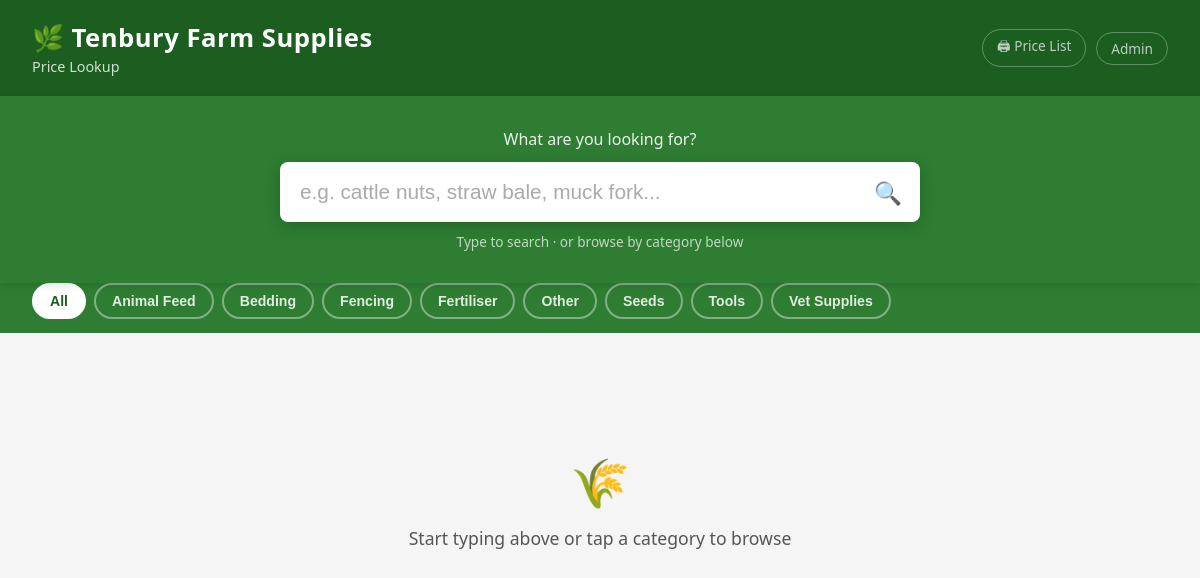
The page / on the database its author committed.
### tables this page shows
CREATE TABLE settings (
            key   TEXT PRIMARY KEY,
            value TEXT NOT NULL
        );

CREATE TABLE categories (
            id    INTEGER PRIMARY KEY AUTOINCREMENT,
            name  TEXT NOT NULL UNIQUE
        );

### app.py (the view)
@app.route("/")
def index():
    db = get_db()
    shop_name  = get_setting("shop_name", "Tenbury Farm Supplies")
    categories = [r["name"] for r in
                  db.execute("SELECT name FROM categories ORDER BY name").fetchall()]
    return render_template("lookup.html", shop_name=shop_name, categories=categories)

### app.py (called while the page is built)
def get_db():
    if "db" not in g:
        g.db = sqlite3.connect(DB_PATH)
        g.db.row_factory = sqlite3.Row
        g.db.execute("PRAGMA journal_mode=WAL")
    return g.db

def get_setting(key, default=""):
    db = get_db()
    row = db.execute("SELECT value FROM settings WHERE key=?", (key,)).fetchone()
    return row["value"] if row else default

### templates/lookup.html (shortened to what this page needs)
<!DOCTYPE html>
<html lang="en">
<head>
  <link rel="stylesheet" href="{{ url_for('static', filename='css/style.css') }}">
</head>
<body class="lookup-page">
  <header class="lookup-header">
    <div>
      <h1>🌿 {{ shop_name }}</h1>
      <div class="tagline">Price Lookup</div>
    </div>
    <div style="display:flex;gap:10px;align-items:center">
      <a href="{{ url_for('pricelist') }}" class="admin-link" target="_blank">🖨 Price List</a>
      <a href="{{ url_for('admin_products') }}" class="admin-link">Admin</a>
    </div>
  </header>
  <section class="search-section">
    <label class="search-label" for="searchInput">What are you looking for?</label>
    <div class="search-wrapper">
      <input
        type="text"
        id="searchInput"
        class="search-input"
        placeholder="e.g. cattle nuts, straw bale, muck fork..."
        autocomplete="off"
        autofocus
        spellcheck="false"
        inputmode="search"
      >
      <span class="search-icon">🔍</span>
    </div>
    <div class="search-hint">Type to search · or browse by category below</div>
  </section>
  <div class="category-pills" id="categoryPills">
    <button class="cat-pill active" data-cat="" onclick="selectCategory(this, '')">All</button>
    {% for cat in categories %}
    <button class="cat-pill" data-cat="{{ cat }}" onclick="selectCategory(this, '{{ cat }}')">{{ cat }}</button>
    {% endfor %}
  </div>
  <main class="results-section">
    <div class="results-count" id="resultsCount"></div>
    <div id="resultsContainer">
      <div class="no-results" id="initialPrompt">
        <div class="no-results-icon">🌾</div>
        <p>Start typing above or tap a category to browse</p>
      </div>
    </div>
  </main>
</body>
</html>

### static/css/style.css (style rules this page uses)
:root { --green-dark: #1b5e20; --green-mid: #2e7d32; --green-light: #4caf50; --green-pale: #e8f5e9; --green-border: #a5d6a7; --amber: #ff8f00; --amber-pale: #fff8e1; --red: #c62828; --red-pale: #ffebee; --blue: #1565c0; --blue-pale: #e3f2fd; --text-dark: #212121; --text-mid: #555; --text-light: #888; --white: #ffffff; --grey-light: #f5f5f5; --grey-mid: #e0e0e0; --shadow: 0 2px 8px rgba(0,0,0,0.12); --radius: 8px; }
* { box-sizing: border-box; margin: 0; padding: 0; }
body { font-family: 'Segoe UI', Arial, sans-serif; background: var(--grey-light); color: var(--text-dark); min-height: 100vh; }
.lookup-page { display: flex; flex-direction: column; min-height: 100vh; }
.lookup-header { background: var(--green-dark); color: white; padding: 20px 32px; display: flex; align-items: center; justify-content: space-between; box-shadow: var(--shadow); }
.lookup-header h1 { font-size: 1.6rem; font-weight: 700; letter-spacing: 0.5px; }
.lookup-header .tagline { font-size: 0.9rem; opacity: 0.8; margin-top: 2px; }
.admin-link { color: rgba(255,255,255,0.7); text-decoration: none; font-size: 0.85rem; border: 1px solid rgba(255,255,255,0.3); padding: 6px 14px; border-radius: 20px; transition: all 0.2s; }
.search-section { background: var(--green-mid); padding: 32px; text-align: center; }
.search-label { color: rgba(255,255,255,0.9); font-size: 1rem; margin-bottom: 12px; display: block; }
.search-wrapper { position: relative; max-width: 640px; margin: 0 auto; }
.search-input { width: 100%; padding: 18px 56px 18px 20px; font-size: 1.3rem; border: none; border-radius: var(--radius); box-shadow: 0 4px 16px rgba(0,0,0,0.2); outline: none; color: var(--text-dark); background: white; transition: box-shadow 0.2s; }
.search-input::placeholder { color: #aaa; }
.search-icon { position: absolute; right: 18px; top: 50%; transform: translateY(-50%); font-size: 1.4rem; color: var(--green-mid); pointer-events: none; }
.search-hint { color: rgba(255,255,255,0.7); font-size: 0.85rem; margin-top: 10px; }
.results-section { flex: 1; padding: 24px 32px; max-width: 900px; margin: 0 auto; width: 100%; }
.results-count { color: var(--text-mid); font-size: 0.9rem; margin-bottom: 12px; min-height: 20px; }
.no-results { text-align: center; padding: 60px 20px; color: var(--text-mid); }
.no-results .no-results-icon { font-size: 3rem; margin-bottom: 12px; }
.no-results p { font-size: 1.1rem; }

### templates/lookup.html (style rules this page uses)
.lookup-page { display: flex; flex-direction: column; min-height: 100vh; }
.search-section { position: sticky; top: 0; z-index: 20; box-shadow: 0 2px 8px rgba(0,0,0,0.15); }
.category-pills { background: var(--green-mid); padding: 0 32px 14px; display: flex; gap: 8px; overflow-x: auto; -webkit-overflow-scrolling: touch; scrollbar-width: none; }
.cat-pill { flex-shrink: 0; padding: 7px 16px; border-radius: 20px; border: 2px solid rgba(255,255,255,0.4); background: transparent; color: rgba(255,255,255,0.85); font-size: 0.88rem; font-weight: 600; cursor: pointer; transition: all 0.15s; white-space: nowrap; min-height: 36px; }
.cat-pill.active { background: white; color: var(--green-dark); border-color: white; }

### rows shown on the page
settings: value "Tenbury Farm Supplies"
categories: name "Animal Feed"
categories: name "Bedding"
categories: name "Fencing"
categories: name "Fertiliser"
categories: name "Other"
categories: name "Seeds"
categories: name "Tools"
categories: name "Vet Supplies"
